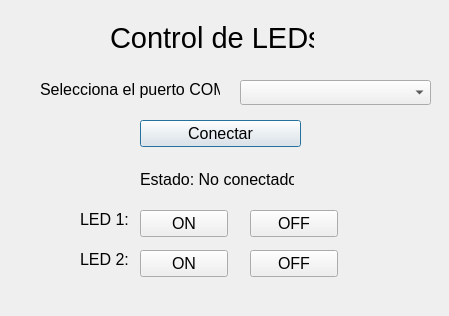
<?xml version="1.0" encoding="UTF-8"?>
<ui version="4.0">
 <class>Dialog</class>
 <widget class="QDialog" name="Dialog">
  <property name="geometry">
   <rect>
    <x>0</x>
    <y>0</y>
    <width>449</width>
    <height>316</height>
   </rect>
  </property>
  <property name="windowTitle">
   <string>Dialog</string>
  </property>
  <widget class="QLabel" name="label">
   <property name="geometry">
    <rect>
     <x>110</x>
     <y>20</y>
     <width>204</width>
     <height>35</height>
    </rect>
   </property>
   <property name="font">
    <font>
     <pointsize>22</pointsize>
    </font>
   </property>
   <property name="text">
    <string>Control de LEDs</string>
   </property>
  </widget>
  <widget class="QLabel" name="label_2">
   <property name="geometry">
    <rect>
     <x>40</x>
     <y>80</y>
     <width>180</width>
     <height>19</height>
    </rect>
   </property>
   <property name="font">
    <font>
     <pointsize>12</pointsize>
    </font>
   </property>
   <property name="text">
    <string>Selecciona el puerto COM</string>
   </property>
  </widget>
  <widget class="QComboBox" name="comboBox_SeleccionadorPuertos">
   <property name="geometry">
    <rect>
     <x>240</x>
     <y>80</y>
     <width>191</width>
     <height>25</height>
    </rect>
   </property>
   <property name="font">
    <font>
     <pointsize>12</pointsize>
    </font>
   </property>
  </widget>
  <widget class="QPushButton" name="pushButton_ConectarPuerto">
   <property name="geometry">
    <rect>
     <x>140</x>
     <y>120</y>
     <width>161</width>
     <height>27</height>
    </rect>
   </property>
   <property name="font">
    <font>
     <pointsize>12</pointsize>
    </font>
   </property>
   <property name="text">
    <string>Conectar</string>
   </property>
  </widget>
  <widget class="QLabel" name="label_EstadoDeConexion">
   <property name="geometry">
    <rect>
     <x>140</x>
     <y>170</y>
     <width>154</width>
     <height>19</height>
    </rect>
   </property>
   <property name="font">
    <font>
     <pointsize>12</pointsize>
    </font>
   </property>
   <property name="text">
    <string>Estado: No conectado</string>
   </property>
  </widget>
  <widget class="QLabel" name="label_4">
   <property name="geometry">
    <rect>
     <x>80</x>
     <y>210</y>
     <width>48</width>
     <height>19</height>
    </rect>
   </property>
   <property name="font">
    <font>
     <pointsize>12</pointsize>
    </font>
   </property>
   <property name="text">
    <string>LED 1:</string>
   </property>
  </widget>
  <widget class="QPushButton" name="pushButton_Encender_LED1">
   <property name="geometry">
    <rect>
     <x>140</x>
     <y>210</y>
     <width>88</width>
     <height>27</height>
    </rect>
   </property>
   <property name="font">
    <font>
     <pointsize>12</pointsize>
    </font>
   </property>
   <property name="text">
    <string>ON</string>
   </property>
  </widget>
  <widget class="QPushButton" name="pushButton_Apagar_LED1">
   <property name="geometry">
    <rect>
     <x>250</x>
     <y>210</y>
     <width>88</width>
     <height>27</height>
    </rect>
   </property>
   <property name="font">
    <font>
     <pointsize>12</pointsize>
    </font>
   </property>
   <property name="text">
    <string>OFF</string>
   </property>
  </widget>
  <widget class="QLabel" name="label_5">
   <property name="geometry">
    <rect>
     <x>80</x>
     <y>250</y>
     <width>48</width>
     <height>19</height>
    </rect>
   </property>
   <property name="font">
    <font>
     <pointsize>12</pointsize>
    </font>
   </property>
   <property name="text">
    <string>LED 2:</string>
   </property>
  </widget>
  <widget class="QPushButton" name="pushButton_Encender_LED2">
   <property name="geometry">
    <rect>
     <x>140</x>
     <y>250</y>
     <width>88</width>
     <height>27</height>
    </rect>
   </property>
   <property name="font">
    <font>
     <pointsize>12</pointsize>
    </font>
   </property>
   <property name="text">
    <string>ON</string>
   </property>
  </widget>
  <widget class="QPushButton" name="pushButton_Apagar_LED2">
   <property name="geometry">
    <rect>
     <x>250</x>
     <y>250</y>
     <width>88</width>
     <height>27</height>
    </rect>
   </property>
   <property name="font">
    <font>
     <pointsize>12</pointsize>
    </font>
   </property>
   <property name="text">
    <string>OFF</string>
   </property>
  </widget>
 </widget>
 <resources/>
 <connections/>
</ui>
